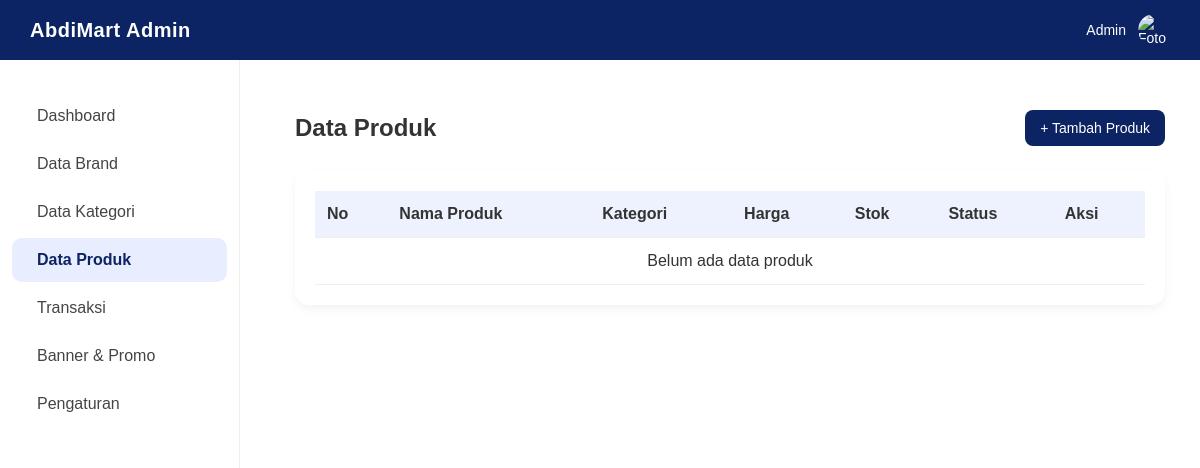
/admin/produk/index.php, run on an earlier commit of the app's database.
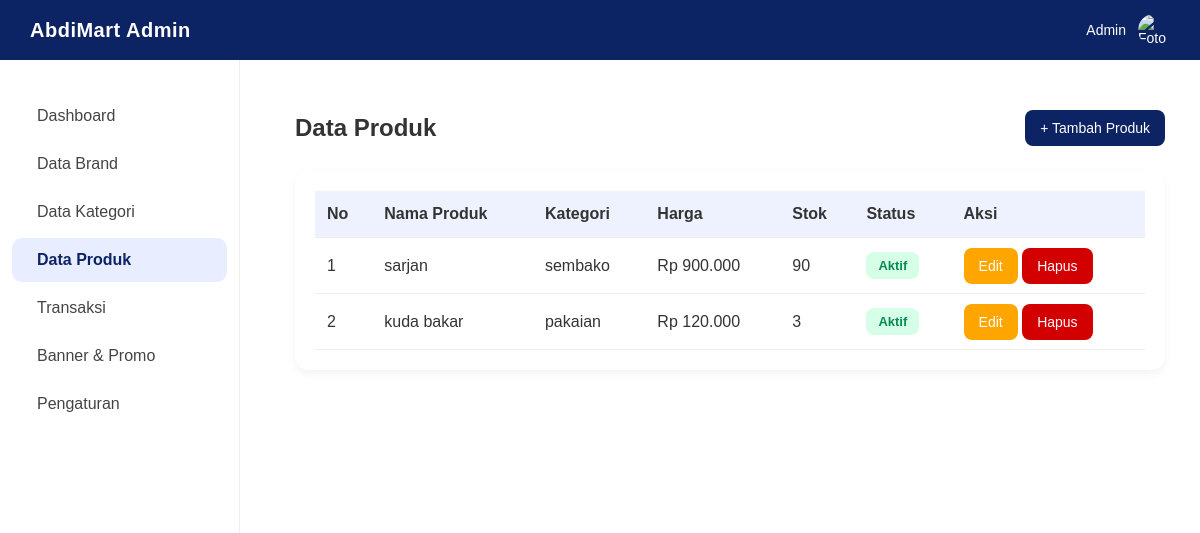
And on a later commit of the database.
### tables this page shows
CREATE TABLE `products` (
  `id` bigint NOT NULL,
  `brand_id` int DEFAULT NULL,
  `category_id` int NOT NULL,
  `name` varchar(150) DEFAULT NULL,
  `description` text,
  `price` decimal(12,2) DEFAULT NULL,
  `stock` int DEFAULT '0',
  `diskon` float DEFAULT NULL,
  `image` varchar(255) DEFAULT NULL,
  `created_at` timestamp NULL DEFAULT NULL,
  `updated_at` timestamp NULL DEFAULT NULL
);

CREATE TABLE `categories` (
  `id` int NOT NULL,
  `name` varchar(100) DEFAULT NULL,
  `slug` varchar(120) DEFAULT NULL,
  `created_at` timestamp NULL DEFAULT NULL,
  `updated_at` timestamp NULL DEFAULT NULL
);

### admin/produk/index.php (the view)
<?php
include '../layouts/header.php';
include '../layouts/sidebar.php';
include '../../databases/koneksi.php';
?>
<div class="main">
  <div class="page-header">
    <div class="page-title">Data Produk</div>
    <a href="create.php" class="btn btn-primary">+ Tambah Produk</a>
  </div>
  <div class="card ">
    <div class="table-container">
      <table>
        <thead>
          <tr>
            <th>No</th>
            <th>Nama Produk</th>
            <th>Kategori</th>
            <th>Harga</th>
            <th>Stok</th>
            <th>Status</th>
            <th>Aksi</th>
          </tr>
        </thead>
        <tbody>
          <?php
          $sql = "SELECT p.*, c.name AS category_name
                  FROM products p
                  JOIN categories c ON p.category_id = c.id
                  ORDER BY p.id DESC";
          $result = $conn->query($sql);
          $no = 1;
          if ($result->num_rows > 0):
            while ($row = $result->fetch_assoc()):
          ?>
              <tr>
                <td><?= $no++; ?></td>
                <td data-label="Nama Produk"><?= $row['name']; ?></td>
                <td data-label="Kategori"><?= $row['category_name']; ?></td>
                <td data-label="Harga">Rp <?= number_format($row['price'], 0, ',', '.'); ?></td>
                <td data-label="Stok"><?= $row['stock']; ?></td>
                <td data-label="Status">
                  <?php if ($row['stock'] > 0): ?>
                    <span class="badge badge-success">Aktif</span>
                  <?php else: ?>
                    <span class="badge badge-danger">Habis</span>
                  <?php endif; ?>
                </td>
                <td data-label="Aksi">
                  <a href="edit.php?id=<?= $row['id']; ?>" class="btn btn-warning">Edit</a>
                  <a href="../../databases/produk/prosesDelete.php?id=<?= $row['id']; ?>"
                    class="btn btn-danger"
                    onclick="return confirm('Yakin ingin hapus produk ini?')">Hapus</a>
                </td>
              </tr>
            <?php
            endwhile;
          else:
            ?>
            <tr>
              <td colspan="7" style="text-align:center;">Belum ada data produk</td>
            </tr>
          <?php endif; ?>
        </tbody>
      </table>
    </div>
  </div>
</div>
<?php include '../layouts/footer.php'; ?>

### admin/layouts/sidebar.php (shortened to what this page needs)
<?php
$current_folder = basename(dirname($_SERVER['PHP_SELF']));
$current_file = basename($_SERVER['PHP_SELF']);
$current_path = trim(str_replace($_SERVER['DOCUMENT_ROOT'], '', $_SERVER['PHP_SELF']), '/');
$admin_root = trim(BASE_URL, '/');
$menu_items = [
  'Dashboard' => ['link' => BASE_URL . 'index.php', 'type' => 'file', 'name' => 'index.php'],
  'Data Brand' => ['link' => BASE_URL . 'brand/', 'type' => 'folder', 'name' => 'brand'],
  'Data Kategori' => ['link' => BASE_URL . 'kategori/', 'type' => 'folder', 'name' => 'kategori'],
  'Data Produk' => ['link' => BASE_URL . 'produk/', 'type' => 'folder', 'name' => 'produk'],
  'Transaksi' => ['link' => BASE_URL . 'transaksi/', 'type' => 'folder', 'name' => 'transaksi'],
  'Banner & Promo' => ['link' => BASE_URL . 'promo/', 'type' => 'folder', 'name' => 'promo'],
  'Pengaturan' => ['link' => BASE_URL . 'pengaturan/', 'type' => 'folder', 'name' => 'pengaturan'],
];
?>
<div class="sidebar">
  <ul>
    <?php foreach ($menu_items as $label => $item): ?>
      <?php
      $is_active = false;
      if ($item['type'] == 'file') {
        if ($current_file == $item['name'] && dirname($current_path) == $admin_root) {
          $is_active = true;
        }
      } elseif ($item['type'] == 'folder') {
        if ($current_folder == $item['name']) {
          $is_active = true;
        }
      }
      ?>
      <li class="<?= $is_active ? 'active' : '' ?>">
        <a href="<?= $item['link'] ?>"><?= $label ?></a>
      </li>
    <?php endforeach; ?>
  </ul>
</div>

What changed in the data, as far as the page shows it:
added products: name "sarjan", category.name "sembako", price "900.000", stock "90", shows "Aktif"
added products: name "kuda bakar", category.name "pakaian", price "120.000", stock "3", shows "Aktif"
Also different on the page:
text no longer shown: "Belum ada data produk"
